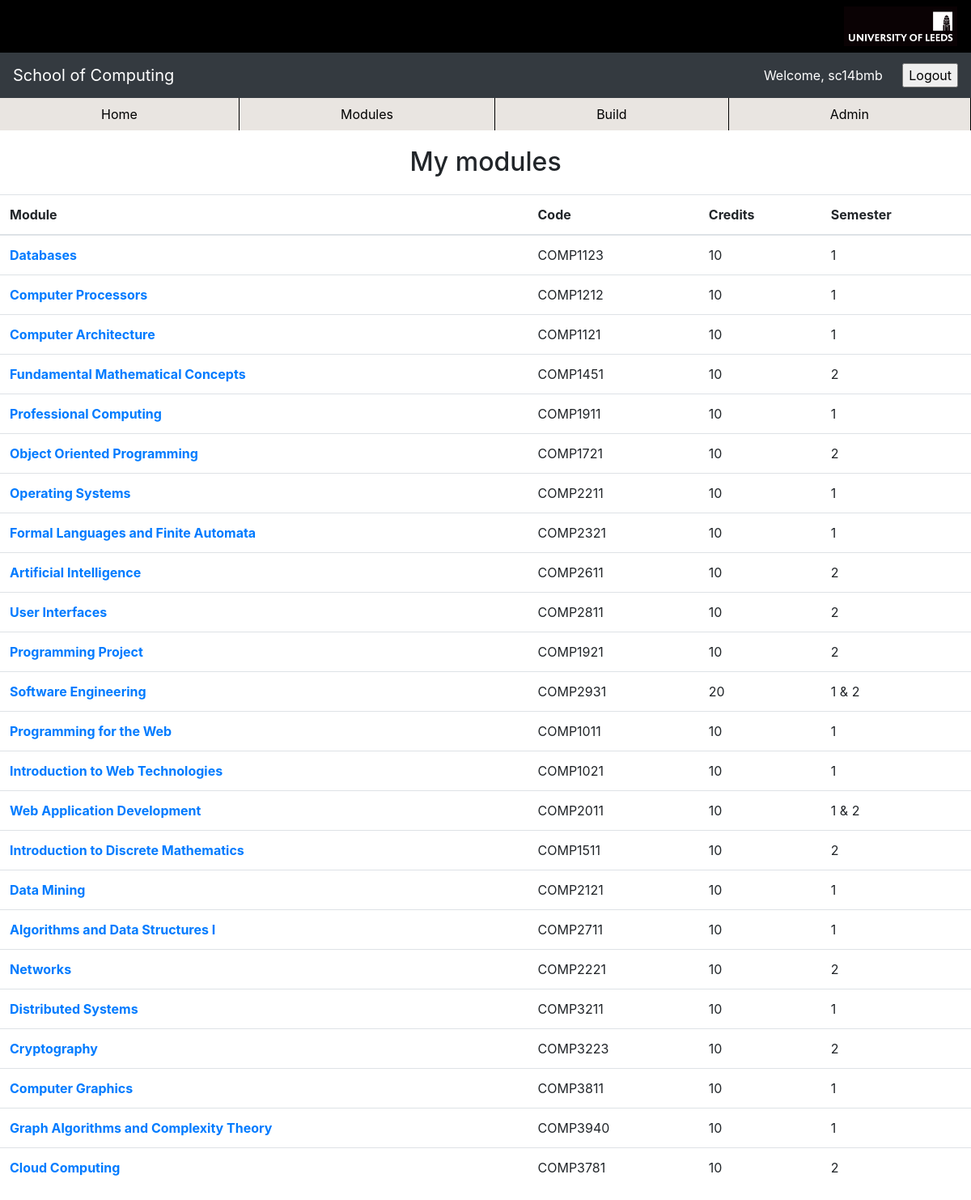
/home/ (signed in), run on an earlier commit of the app's database.
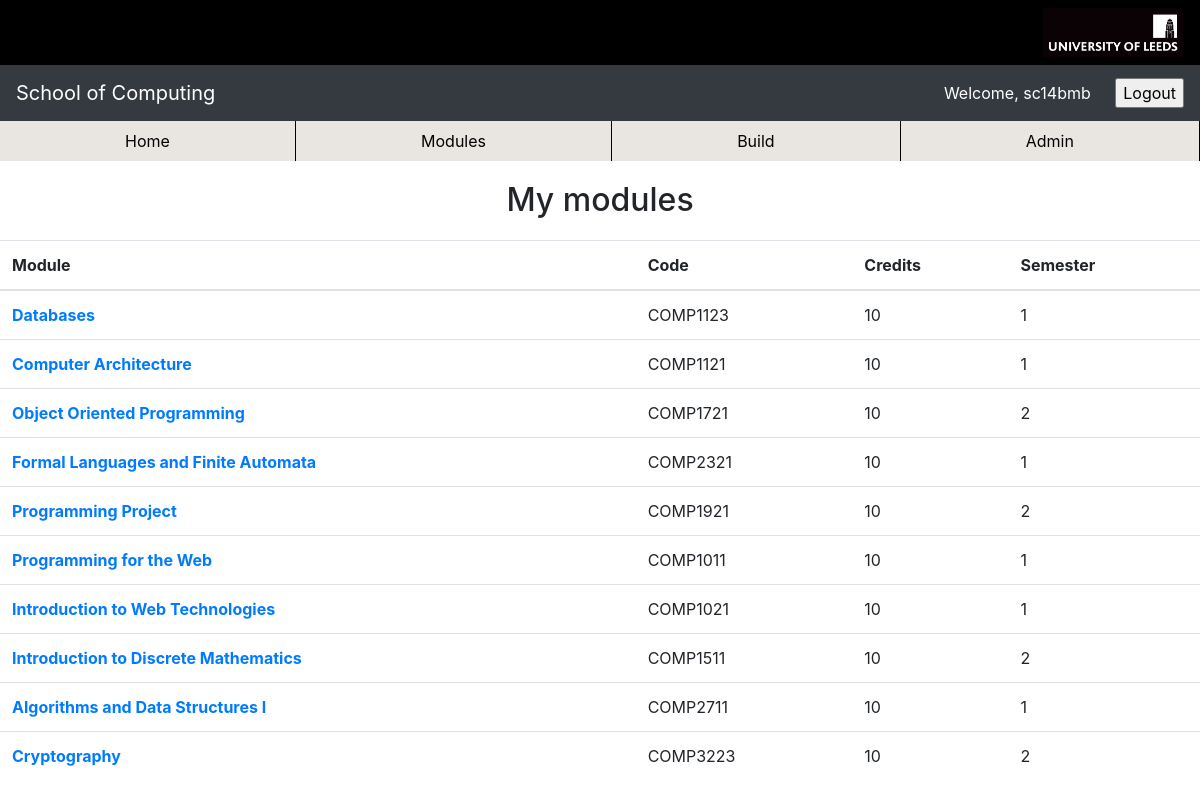
And on a later commit of the database.
### builder/models.py (models this page shows, shortened)
class Module(models.Model):
    COMPULSORY = "C"
    OPTIONAL = "O"
    DISCOVERY = "D"
    MODULE_TYPES = (
        (COMPULSORY, "Compulsory"),
        (OPTIONAL, "Optional"),
        (DISCOVERY, "Discovery")
    )
    SEMESTERS = (
        ("1", "1"),
        ("2", "2"),
        ("1 & 2", "1 & 2")
    )
    title = models.CharField(max_length=100)
    code = models.CharField(max_length=15)
    credits = models.CharField(max_length=2, default="10")
    manager = models.ForeignKey(User, on_delete=models.CASCADE, default="00")
    taught_semester = models.CharField(max_length=5, choices=SEMESTERS, default=SEMESTERS[0])
    module_type = models.CharField(max_length=1, choices=MODULE_TYPES,
        default=COMPULSORY, blank=False)
    level = models.CharField(max_length=1)
    prerequisites = models.ManyToManyField('self', symmetrical=False,
        related_name='is_prerequisite_of', blank=True, limit_choices_to=Q(level='1') | Q(level='2'))

### builder/views.py (the view)
# urls.py: path('home/', views.home, name="home"),
@login_required(login_url="/")
def home(request):
    context = {"my_modules": Module.objects.filter(manager=request.user)}
    return render(request, "home.html", context)

### templates/home.html
{% extends "base.html" %}
{% block content %}
{% load static %}
<link rel="stylesheet" href="{% static 'css/styles.css' %}">
<h2 class="home-title"> My modules </h2>
<table class="table my-modules">
  <thead>
    <tr>
      <th scope="col">Module</th>
      <th scope="col">Code</th>
      <th scope="col">Credits</th>
      <th scope="col">Semester</th>
    </tr>
  </thead>
  <tbody>
  {% for module in my_modules %}
    <tr>
      <th scope="row"><a href="/modules/{{module.id}}">{{module.title}}</a></th>
      <td>{{module.code}}</td>
      <td>{{module.credits}}</td>
      <td>{{module.taught_semester}}</td>
    </tr>
  {% endfor %}
  </tbody>
</table>
{% endblock %}

What changed in the data, as far as the page shows it:
no longer on this page (row edited): Module: title "Computer Processors", code "COMP1212", credits "10", taught_semester "1"
no longer on this page (row edited): Module: title "Fundamental Mathematical Concepts", code "COMP1451", credits "10", taught_semester "2"
no longer on this page (row edited): Module: title "Professional Computing", code "COMP1911", credits "10", taught_semester "1"
no longer on this page (row edited): Module: title "Operating Systems", code "COMP2211", credits "10", taught_semester "1"
no longer on this page (row edited): Module: title "Artificial Intelligence", code "COMP2611", credits "10", taught_semester "2"
no longer on this page (row edited): Module: title "User Interfaces", code "COMP2811", credits "10", taught_semester "2"
no longer on this page (row edited): Module: title "Software Engineering", code "COMP2931", credits "20", taught_semester "1 & 2"
no longer on this page (row edited): Module: title "Web Application Development", code "COMP2011", credits "10", taught_semester "1 & 2"
no longer on this page (row edited): Module: title "Data Mining", code "COMP2121", credits "10", taught_semester "1"
no longer on this page (row edited): Module: title "Networks", code "COMP2221", credits "10", taught_semester "2"
no longer on this page (row edited): Module: title "Distributed Systems", code "COMP3211", credits "10", taught_semester "1"
no longer on this page (row edited): Module: title "Computer Graphics", code "COMP3811", credits "10", taught_semester "1"
no longer on this page (row edited): Module: title "Graph Algorithms and Complexity Theory", code "COMP3940", credits "10", taught_semester "1"
no longer on this page (row edited): Module: title "Cloud Computing", code "COMP3781", credits "10", taught_semester "2"
